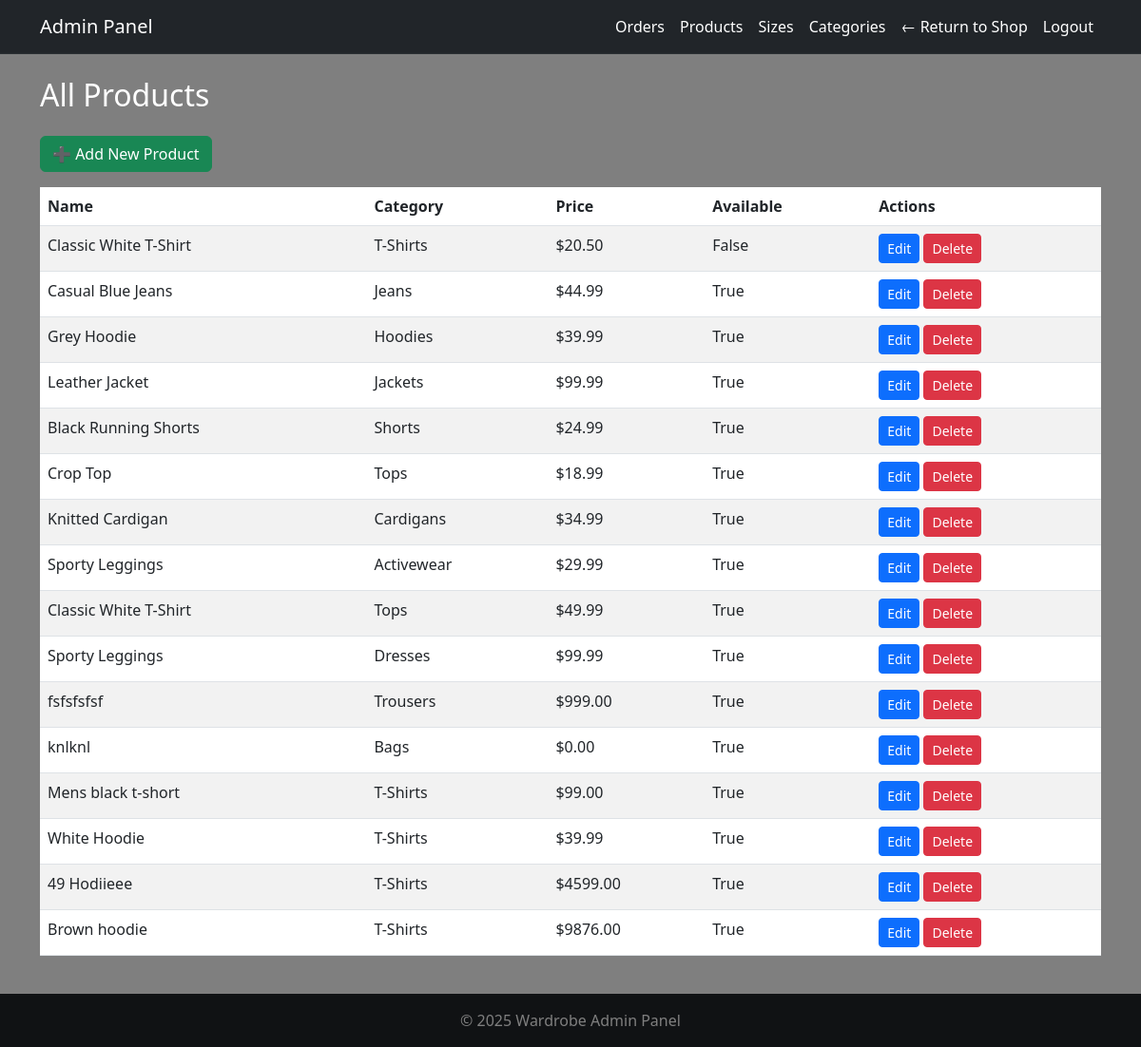
Page /adminpanel/products/ (signed in) on the committed database.
### products/models.py (models this page shows, shortened)
class Product(models.Model):
    GENDER_CHOICES = [
        ('men', 'Men'),
        ('women', 'Women'),
    ]
    name = models.CharField(max_length=100)
    category = models.ForeignKey(Category, on_delete=models.CASCADE)
    description = models.TextField(blank=True)
    price = models.DecimalField(max_digits=6, decimal_places=2)
    image = CloudinaryField('image', blank=True, null=True)
    is_available = models.BooleanField(default=True)
    gender = models.CharField(max_length=10, choices=GENDER_CHOICES)
    sizes = models.ManyToManyField(Size, blank=True)
    created_at = models.DateTimeField(auto_now_add=True)

class Category(models.Model):
    name = models.CharField(max_length=100)
    gender = models.CharField(
        max_length=10,
        choices=[('men', 'Men'), ('women', 'Women')],
        default='men'
    )
    slug = models.SlugField(unique=True)
    class Meta:
        verbose_name_plural = 'Categories'

### adminpanel/views.py (the view)
# urls.py: path('products/', views.product_list, name='product_list'),
@login_required
@user_passes_test(admin_required)
def product_list(request):
    products = Product.objects.all()
    return render(request, 'adminpanel/product_list.html', {'products': products})

### adminpanel/views.py (called while the page is built)
def admin_required(user):
    return user.is_staff or user.is_superuser

### cart/cart.py (called while the page is built)
    def _load_cart_data(self):
        cart = self.session.get(settings.CART_SESSION_ID, {})
        return cart if isinstance(cart, dict) else {}

    def __len__(self):
        return sum(item.get('quantity', 0) for item in self.cart.values())

### cart/context_processors.py (called while the page is built)
def cart_context(request):
    cart = Cart(request)
    return {
        'cart': cart,
        'cart_item_count': len(cart),
    }

### wardrobeapp/context_processors.py (called while the page is built)
def stripe_public_key(request):
    return {
        'STRIPE_PUBLIC_KEY': settings.STRIPE_PUBLIC_KEY
    }

### adminpanel/templates/adminpanel/product_list.html
{% extends 'adminpanel/base.html' %}
{% load static %}
{% block content %}
<h2 class="mb-4">All Products</h2>
<a href="{% url 'adminpanel:product_add' %}" class="btn btn-success mb-3">➕ Add New Product</a>
<table class="table table-striped">
  <thead>
    <tr>
      <th>Name</th>
      <th>Category</th>
      <th>Price</th>
      <th>Available</th>
      <th>Actions</th>
    </tr>
  </thead>
  <tbody>
    {% for product in products %}
    <tr>
      <td>{{ product.name }}</td>
      <td>{{ product.category.name }}</td>
      <td>${{ product.price }}</td>
      <td>{{ product.is_available }}</td>
      <td>
        <a href="{% url 'adminpanel:product_edit' product.id %}" class="btn btn-sm btn-primary">Edit</a>
        <a href="{% url 'adminpanel:product_delete' product.id %}" class="btn btn-sm btn-danger" onclick="return confirm('Are you sure you want to delete this product?')">Delete</a>
      </td>
    </tr>
    {% endfor %}
  </tbody>
</table>
{% endblock %}

### wardrobeapp/static/css/style.css (style rules this page uses)
html, body { margin: 0; padding: 0; height: 100%; width: 100%; font-family: 'Segoe UI', 'Roboto', 'Helvetica Neue', Arial, sans-serif; color: #fff; background: url('https://images.unsplash.com/photo-1489987707025-afc232f7ea0f?q=80&w=1170&auto=format&fit=crop&ixlib=rb-4.1.0') no-repeat center center fixed; background-size: cover; overflow-x: hidden; }
body::before { content: ''; position: fixed; inset: 0; background: rgba(0, 0, 0, 0.5); z-index: 0; }

### rows in the picture
Product: name "Classic White T-Shirt", category.name "T-Shirts", price "20.50", is_available "False"
Product: name "Casual Blue Jeans", category.name "Jeans", price "44.99", is_available "True"
Product: name "Grey Hoodie", category.name "Hoodies", price "39.99", is_available "True"
Product: name "Leather Jacket", category.name "Jackets", price "99.99", is_available "True"
Product: name "Black Running Shorts", category.name "Shorts", price "24.99", is_available "True"
Product: name "Crop Top", category.name "Tops", price "18.99", is_available "True"
Product: name "Knitted Cardigan", category.name "Cardigans", price "34.99", is_available "True"
Product: name "Sporty Leggings", category.name "Activewear", price "29.99", is_available "True"
Product: name "Classic White T-Shirt", category.name "Tops", price "49.99", is_available "True"
Product: name "Sporty Leggings", category.name "Dresses", price "99.99", is_available "True"
Product: name "fsfsfsfsf", category.name "Trousers", price "999.00", is_available "True"
Product: name "knlknl", category.name "Bags", price "0.00", is_available "True"
Product: name "Mens black t-short", category.name "T-Shirts", price "99.00", is_available "True"
Product: name "White Hoodie", category.name "T-Shirts", price "39.99", is_available "True"
Product: name "49 Hodiieee", category.name "T-Shirts", price "4599.00", is_available "True"
Product: name "Brown hoodie", category.name "T-Shirts", price "9876.00", is_available "True"
